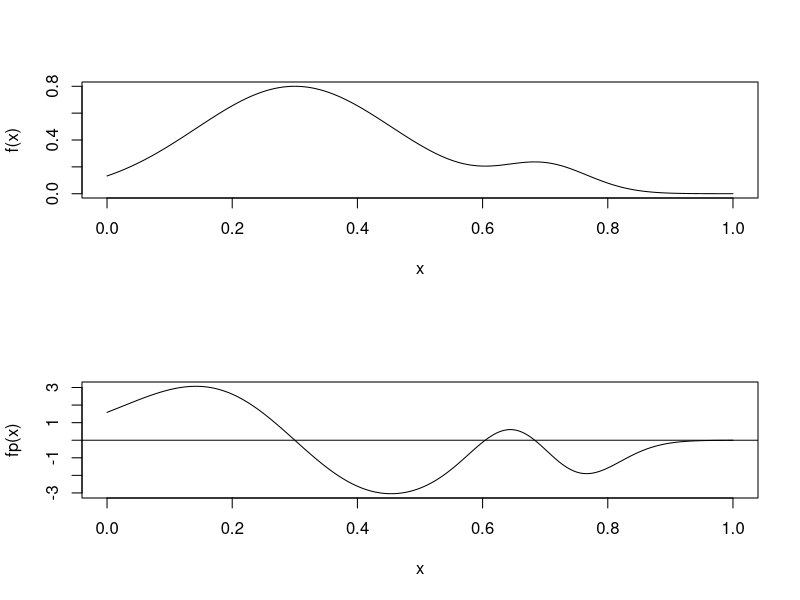
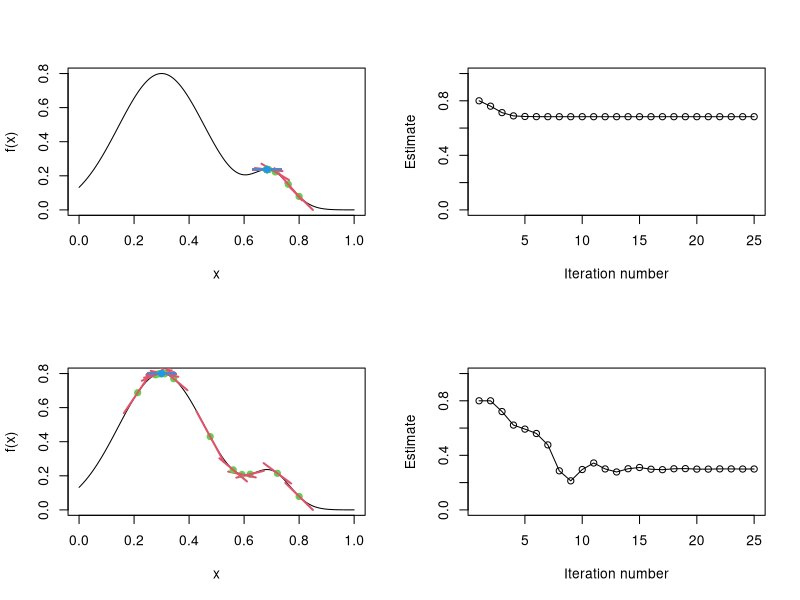
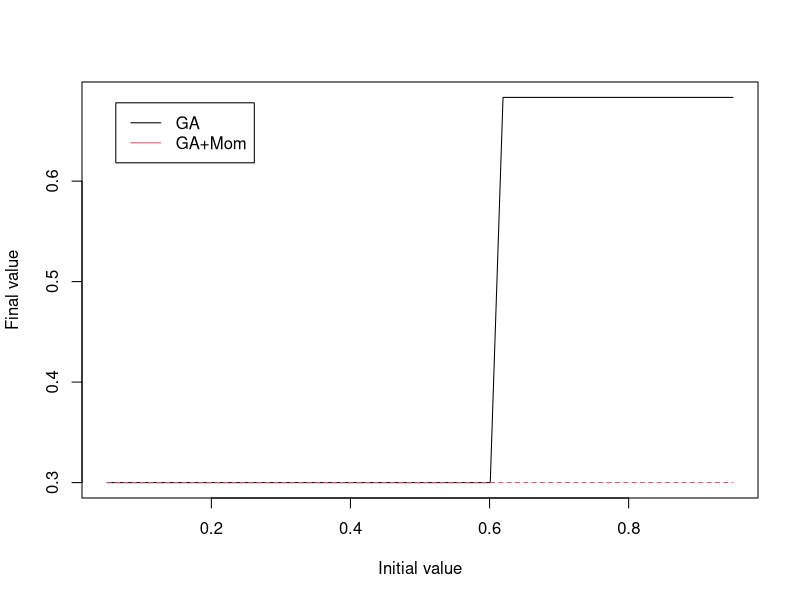

Source code (R) for these figures, in order:


# Define the function to maximize

 f <- function(x,p=0.8){
      p*exp(-20*(x-0.3)^2) + 
  (1-p)*exp(-100*(x-0.7)^2)
 }

# Gradient 
 fp <- function(x,p=0.8){
      -p*40*(x-0.3)*exp(-20*(x-0.3)^2) -
   (1-p)*200*(x-0.7)*exp(-100*(x-0.7)^2)
 }

# Plot the tangent line

 tanline <- function(x,p=0.8,length=.05,col=2,lwd=2){
   lines(    x  + length*c(-1,1), 
         f(x,p) + length*fp(x,p)*c(-1,1),
         col=col,lwd=lwd)
 }

# Plot the function and its derivative:

 par(mfrow=c(2,1))
 x <- seq(0,1,length=1000)
 plot(x,f(x),type="l")
 plot(x,fp(x),type="l")
 abline(0,0)


# One solution for gradient aschent & GA + momemtum

 steps     <- 25
 init      <- 0.8

 par(mfrow=c(2,2))

 # gradient descent:
  stepsize  <- 0.025
  X         <- rep(init,steps)
 
  plot(x,f(x),type="l")

  points(X[1],f(X[1]),col=3,pch=19)
  tanline(X[1])

  for(step in 2:steps){
    X[step] <- X[step-1] + stepsize*fp(X[step-1])
    points(X[step],f(X[step]),col=3,pch=19)
    tanline(X[step])
  } 

  points(X[step],f(X[step]),col=4,pch=19)
  tanline(X[step],col=4)

  plot(X,ylim=0:1,xlab="Iteration number",ylab="Estimate")
  lines(X)

# GA + M

 stepsize1 <- 0.05
 stepsize2 <- 0.5
 X         <- rep(init,steps)

 plot(x,f(x),type="l")

 points(X[1],f(X[1]),col=3,pch=19)
 tanline(X[1])

 for(step in 3:steps){
   X[step] <- X[step-1] + 
              stepsize1*fp(X[step-1]) + 
              stepsize2*(X[step-1]-X[step-2])
   points(X[step],f(X[step]),col=3,pch=19)
   tanline(X[step])
 } 

 points(X[step],f(X[step]),col=4,pch=19)
 tanline(X[step],col=4)

 plot(X,xlab="Iteration number",ylab="Estimate",ylim=0:1)
 lines(X)






# Try several initial values and see how each performs

 inits <- seq(0.05,0.95,length=50)
 ni    <- length(inits)
 final <- matrix(0,ni,2)
 steps <- 100

 colnames(final) <- c("GD","GD+M")
 rownames(final) <- paste("Init =",inits)

 stepsize  <- 0.05
 stepsize1 <- 0.05
 stepsize2 <- 0.5

 for(i in 1:ni){
   # AD
   X <- rep(inits[i],steps)
   for(step in 2:steps){
     X[step] <- X[step-1] + stepsize*fp(X[step-1])
   } 
   final[i,1]<-X[step]

   # GA + M
   X <- rep(init,steps)
   for(step in 3:steps){
     X[step] <- X[step-1] + 
                stepsize1*fp(X[step-1]) + 
                stepsize2*(X[step-1]-X[step-2])
   } 
   final[i,2]<-X[step]
  }

  par(mfrow=c(1,1))
  matplot(inits,final,type="l",xlab="Initial value",ylab="Final value")
  legend("topleft",c("GA","GA+Mom"),col=1:2,lty=1,inset=0.05)

